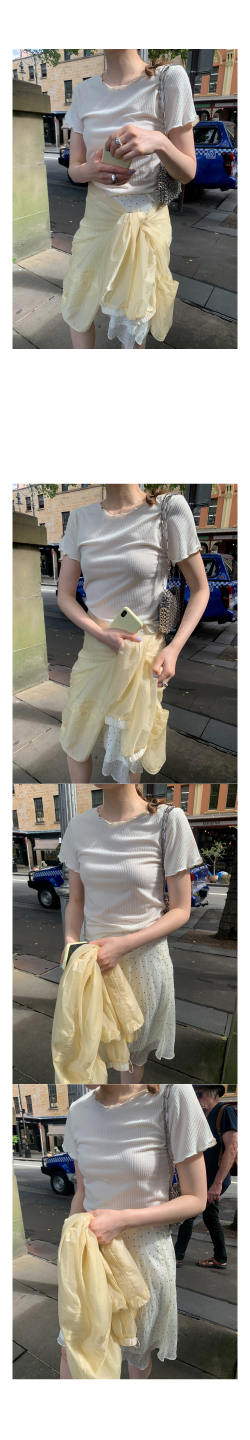
#> input picture input/0429_SK_04.jpg, 1000 x 5759 px (shown at 1/4 size)
$ python -i utils.py   (imports and definitions only)
#> lines starting #> are read from the running program, lines starting #| are printed output that depends on the picture; after the words box and inside, x2 and y2 are one past the last pixel; in counts of white or black regions, pixels touching at a corner belong together
#> further down, picture is the input picture: shape (5759, 1000, 3); mean B, G, R 146, 154.3, 159.5
import cv2
import numpy as np
import os
from PIL import Image

def is_mostly_white(image, white_thresh=245, ratio=0.97):
    gray = cv2.cvtColor(image, cv2.COLOR_BGR2GRAY)
    white_pixels = np.sum(gray > white_thresh)
    total_pixels = gray.size
    return (white_pixels / total_pixels) > ratio

def find_sub_images(img, min_width=80, min_height=80, white_thresh=245):
    """自動偵測水平子圖位置，回傳每張子圖的ndarray"""
#> called with min_width = 80, min_height = 80, white_thresh = 245
    gray = cv2.cvtColor(img, cv2.COLOR_BGR2GRAY)
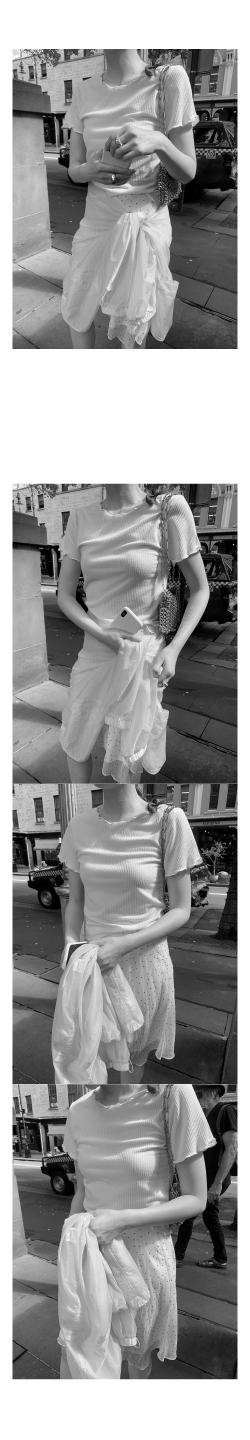
#> gray: shape (5759, 1000) (shown at 1/4 size); min 0, max 255, mean 154.9
    # 1. 找出非白色像素（預設白色在245以上）
    non_white_mask = (gray < white_thresh).astype(np.uint8) * 255
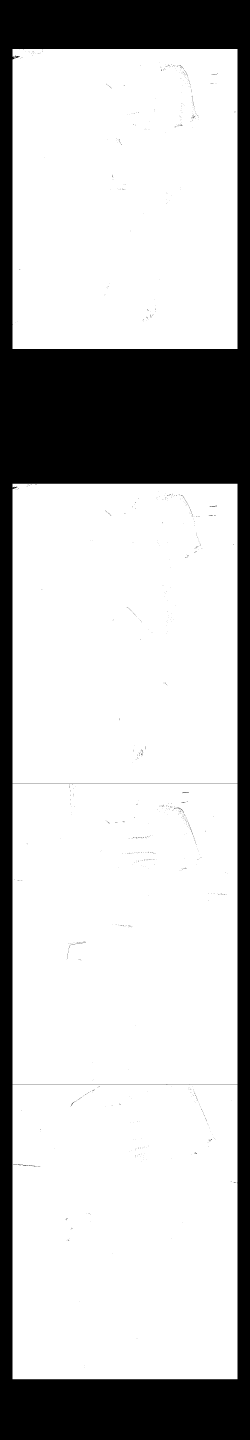
#> non_white_mask: shape (5759, 1000) (shown at 1/4 size); 74.6% white; 1007 black regions (990 under 20 px), largest, box (x1, y1, x2, y2) and area: (0, 0, 1000, 5759) 1457173, (61, 221, 79, 233) 92, (70, 4658, 114, 4663) 70
    # 2. 計算每一行（row）非白色像素比例
    row_non_white = np.sum(non_white_mask > 0, axis=1)
#> row_non_white = 5759 values, max 900 at index 198, min 0 at index 0, mean 746.4
    # 3. 偵測出有內容的範圍
    is_content = row_non_white > (img.shape[1] * 0.01)
    # 4. 將連續的有內容的區段分割出來
    sub_imgs = []
    start, inside = None, False
    for i, v in enumerate(is_content):
        if v and not inside:
            start = i
            inside = True
        elif not v and inside:
            end = i
            if end - start > min_height:
                sub_img = img[start:end, :]
                # 再處理左右白邊
                col_non_white = np.sum((cv2.cvtColor(sub_img, cv2.COLOR_BGR2GRAY) < white_thresh), axis=0)
                left = np.argmax(col_non_white > 0)
                right = len(col_non_white) - np.argmax(col_non_white[::-1] > 0)
                cropped = sub_img[:, left:right]
                # 濾掉太窄/太白的子圖
                if cropped.shape[1] >= min_width and not is_mostly_white(cropped, white_thresh):
                    sub_imgs.append(cropped)
            inside = False
#> this loop made 5759 passes
#> (end, left, right, inside) on passes 1397, 3136: (1396, 50, 950, False), (3135, 50, 950, False)
#> inside on passes 197, 1936, 3137: True, True, True
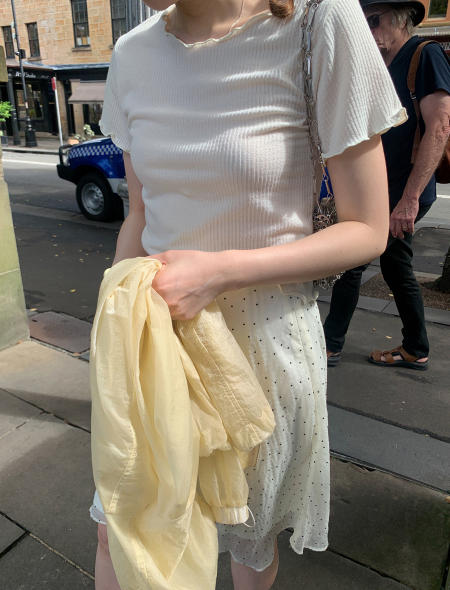
#> cropped: shape (1180, 900, 3) (shown at 1/2 size); mean B, G, R 109, 120.9, 128.8
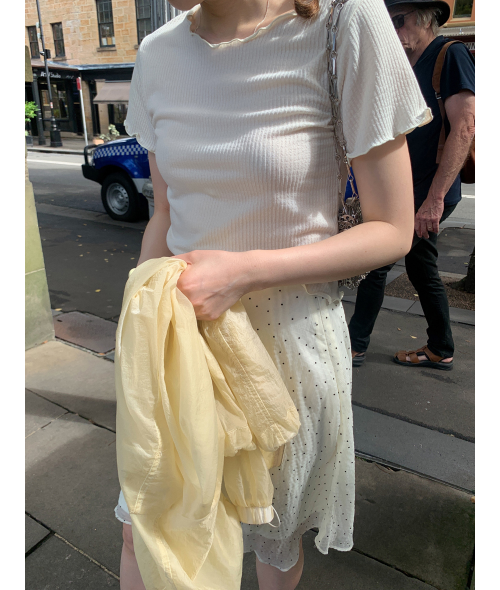
#> sub_img: shape (1180, 1000, 3) (shown at 1/2 size); mean B, G, R 123.6, 134.4, 141.4
#> after the loop, col_non_white = 1000 values, max 1180 at index 50, min 0 at index 0, mean 1061.4; end = 5517; inside = False; left = 50; right = 950; start = 4337; sub_imgs = 4 items
    return sub_imgs

def save_sub_images(sub_imgs, output_dir, prefix="subimg"):
    """
    sub_imgs: list of ndarray
    output_dir: 資料夾路徑
    prefix: 檔名前綴（通常用來源檔案名）
    """
    if not os.path.exists(output_dir):
        os.makedirs(output_dir)
    for idx, img in enumerate(sub_imgs):
        img_pil = Image.fromarray(cv2.cvtColor(img, cv2.COLOR_BGR2RGB))
        filename = f"{prefix}_{idx+1}.jpg"
        img_pil.save(os.path.join(output_dir, filename))
def is_naver(url: str) -> bool:
    """
    檢查網址是否為 Naver 網站
    """
    keywords = ["naver.com", "blog.naver.com", "post.naver.com", "smartstore.naver"]
    for keyword in keywords:
        if keyword in url:
            return True
    return False

>>> import cv2
>>> picture = cv2.imread('../input/0429_SK_04.jpg')
>>> result = find_sub_images(picture)
#> result = 4 items
